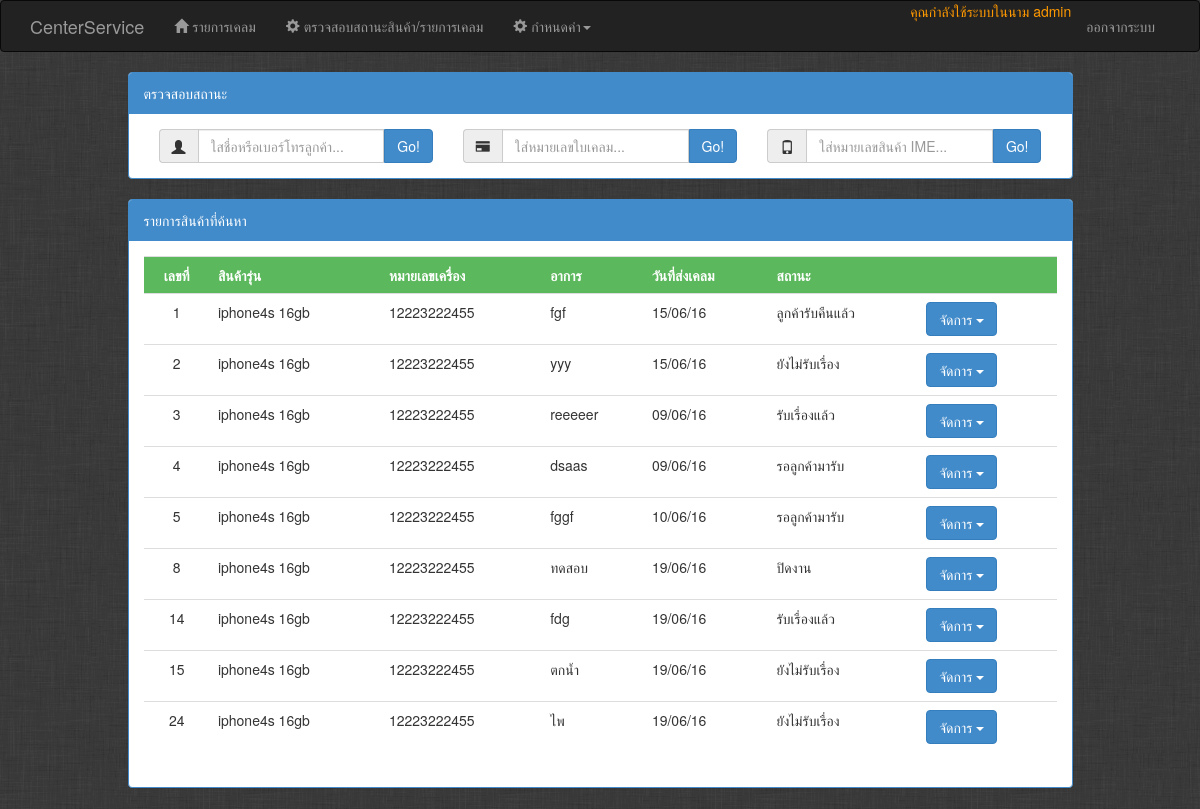
Screenshot of /Admin/Search_job.php?customerime=12223222455 (signed in) with the database file from the repository.
### tables this page shows
CREATE TABLE IF NOT EXISTS `job_service` (
  `id` int(11) NOT NULL AUTO_INCREMENT COMMENT 'หมายเลขใบฝาก',
  `user_id` int(11) NOT NULL COMMENT 'สาขา',
  `employees_id` int(11) NOT NULL COMMENT 'พนักงาน',
  `customers_id` int(11) NOT NULL COMMENT 'รหัสลูกค้า',
  `product_id` int(11) NOT NULL COMMENT 'สินค้า',
  `job_manner` varchar(255) DEFAULT NULL COMMENT 'อาการ',
  `job_details` text COMMENT 'รายละเอียด',
  `attachment` varchar(255) DEFAULT NULL COMMENT 'อุปกรณ์ที่นำมาด้วย',
  `price_service` int(11) DEFAULT '0' COMMENT 'ค่าบริการ',
  `job_note` text COMMENT 'หมายเหตุ',
  `sta_date` datetime DEFAULT NULL COMMENT 'วันที่ส่งเรื่งเคลม',
  `get_date` datetime DEFAULT NULL COMMENT 'วันที่รับเรื่อง',
  `close_date` datetime DEFAULT NULL COMMENT 'วันที่ปิดงาน',
  `wait_date` datetime DEFAULT NULL COMMENT 'วันที่สาขารับคืน',
  `end_date` datetime DEFAULT NULL COMMENT 'วันที่ลูกค้ารับคืน',
  `status` enum('ยังไม่รับเรื่อง','รับเรื่องแล้ว','ปิดงาน','รอลูกค้ามารับ','ลูกค้ารับคืนแล้ว') DEFAULT 'ยังไม่รับเรื่อง' COMMENT 'สถานะ',
  `note_end` text COMMENT 'หมายเหตุการเคลม',
  `totlo_price` int(11) DEFAULT '0' COMMENT 'ยอดที่ต้องชำระทั้งหมด',
  `suppliers_id` int(11) DEFAULT NULL COMMENT 'ศูนย์บริการ',
  PRIMARY KEY (`id`),
  KEY `fk_job_service_employees1_idx` (`employees_id`),
  KEY `fk_job_service_product2_idx` (`product_id`),
  KEY `fk_job_service_user1_idx` (`user_id`),
  KEY `fk_job_service_suppliers1_idx` (`suppliers_id`),
  KEY `fk_job_service_customers1_idx` (`customers_id`)
);

CREATE TABLE IF NOT EXISTS `product` (
  `id` int(11) NOT NULL AUTO_INCREMENT COMMENT 'รหัส',
  `product_category_id` int(11) NOT NULL COMMENT 'ประเภทสินค้า',
  `brand_id` int(11) NOT NULL COMMENT 'ยี่ห้อ',
  `model` varchar(255) NOT NULL COMMENT 'รุ่น',
  `color_id` int(11) NOT NULL COMMENT 'สี',
  `ime` varchar(45) NOT NULL COMMENT 'หมายเลขสินค้า',
  `customers_id` int(11) NOT NULL COMMENT 'รหัสลูกค้า',
  PRIMARY KEY (`id`),
  UNIQUE KEY `ime_UNIQUE` (`ime`),
  KEY `fk_product_product_category1_idx` (`product_category_id`),
  KEY `fk_product_brand1_idx` (`brand_id`),
  KEY `fk_product_color1_idx` (`color_id`),
  KEY `fk_product_customers1_idx` (`customers_id`)
);

### Admin/Search_job.php (the view, shortened to what this page needs)
<?php
include 'header.php';
include 'nav.php';
include '../dbconn.php';
?>
<div class="container">
    <div class="row">
        <div class="col-md-1"></div>
        <div class="col-md-10">
            <div class="panel panel-primary">
                <div class="panel-heading">ตรวจสอบสถานะ
                </div>
                <div class="panel-body">
                  <form method="post" action="<?php echo $_SERVER['PHP_SELF'];?>" class="form-inline">
                      <div class="col-md-4">
                           <div class="form-group">
                            <div class="input-group">
                               <div class="input-group-addon" id="sizing-addon3"><span class="glyphicon glyphicon-user"  ></span></div>
                               <input type="text" class="form-control" name="customermane" placeholder="ใสชื่อหรือเบอร์โทรลูกค้า...">
                                <span class="input-group-btn">
                                    <button class="btn btn-primary" type="submit">Go!</button>
                                </span>
                            </div>
                          </div>
                      </div>
                  </form>
                  <form method="GET" action="<?php echo $_SERVER['PHP_SELF'];?>" class="form-inline">
                        <div class="col-md-4">
                              <div class="input-group">
                                <div class="input-group-addon" id="sizing-addon3"><span class="glyphicon glyphicon-credit-card"  ></span></div>
                                <input type="text" class="form-control" name="jobid" placeholder="ใส่หมายเลขใบเคลม...">
                                <span class="input-group-btn">
                                    <button class="btn btn-primary" type="submit">Go!</button>
                                </span>
                              </div>
                        </div>
                  </form>
                  <form method="GET" action="<?php echo $_SERVER['PHP_SELF'];?>" class="form-inline">
                        <div class="col-md-4">
                              <div class="input-group">
                                <div class="input-group-addon" id="sizing-addon3"><span class="glyphicon glyphicon-phone"  ></span></div>
                                <input type="text" class="form-control" name="customerime" placeholder="ใส่หมายเลขสินค้า IME...">
                                <span class="input-group-btn">
                                    <button class="btn btn-primary" type="submit">Go!</button>
                                </span>
                              </div>
                        </div>
                  </form>
                </div>
            </div>
        </div>
        <div class="col-md-1"></div>
    </div>
    <div class="row">
        <div class="col-md-1"></div>
        <div class="col-md-10">
            <?php
        if(isset($_GET['customerime']))
            {
            $cime=$_GET['customerime'];
            $sqli5 = "SELECT * FROM product WHERE ime LIKE '$cime%' ORDER BY ime ASC ";
            $resulti5 = $conn->query($sqli5);
            $rsi5=mysqli_fetch_array($resulti5);
             $sqli23 = "SELECT * FROM job_service where product_id='$rsi5[id]'";
             $resulti23 = $conn->query($sqli23) ;
        ?>
        <div class="panel panel-primary">
                <div class="panel-heading">รายการสินค้าที่ค้นหา</div>
                <div class="panel-body">
                    <table class="table table-success table-hover">
                            <tr class="btn-success">
                                <th while="5%"><center>เลขที่</center></th>
                                <th while="25%">สินค้ารุ่น</th>
                                <th while="20%">หมายเลขเครื่อง</th>
                                <th while="20%">อาการ</th>
                                <th while="10%">วันที่ส่งเคลม</th>
                                <th while="10%">สถานะ</th>
                                <th while="10%"></th>
                            </tr>
                            <?php while($rsi23=mysqli_fetch_array($resulti23)){
                                $date1 = date_create($rsi23['sta_date']);
                            ?>
                            <tr>
                                <td><center><?php echo $rsi23['id'];?></center></td>
                                <td><?php echo $rsi5['model'];?></td>
                                <td><?php echo $rsi5['ime'];?></td>
                                <td><?php echo $rsi23['job_manner'];?></td>
                                <td><?php echo date_format($date1,'d/m/y');?></td>
                                <td><?php echo $rsi23['status'];?></td>
                                <td>
                                    <div class="btn-group">
						  <button type="button" class="btn btn-primary dropdown-toggle" data-toggle="dropdown" aria-haspopup="true" aria-expanded="false">
						    จัดการ <span class="caret"></span>
						  </button>
                                    </div>
                                  </td>
                            </tr>
                    <?php
            }}
                    ?>
                        </table>
                </div>
            </div>
                </div>
                </div>
        </div>
        </div>
<?php
include '../footer.php'
?>

### rows the page displays
job_service: id "1", product.model "iphone4s 16gb", product.ime "12223222455", job_manner "fgf", sta_date "15/06/16", status "ลูกค้ารับคืนแล้ว"
job_service: id "2", product.model "iphone4s 16gb", product.ime "12223222455", job_manner "yyy", sta_date "15/06/16", status "ยังไม่รับเรื่อง"
job_service: id "3", product.model "iphone4s 16gb", product.ime "12223222455", job_manner "reeeeer", sta_date "09/06/16", status "รับเรื่องแล้ว"
job_service: id "4", product.model "iphone4s 16gb", product.ime "12223222455", job_manner "dsaas", sta_date "09/06/16", status "รอลูกค้ามารับ"
job_service: id "5", product.model "iphone4s 16gb", product.ime "12223222455", job_manner "fggf", sta_date "10/06/16", status "รอลูกค้ามารับ"
job_service: id "8", product.model "iphone4s 16gb", product.ime "12223222455", job_manner "ทดสอบ", sta_date "19/06/16", status "ปิดงาน"
job_service: id "14", product.model "iphone4s 16gb", product.ime "12223222455", job_manner "fdg", sta_date "19/06/16", status "รับเรื่องแล้ว"
job_service: id "15", product.model "iphone4s 16gb", product.ime "12223222455", job_manner "ตกน้ำ", sta_date "19/06/16", status "ยังไม่รับเรื่อง"
job_service: id "24", product.model "iphone4s 16gb", product.ime "12223222455", job_manner "ไพ", sta_date "19/06/16", status "ยังไม่รับเรื่อง"

### other values shown
$_SESSION['user']['username'] "admin"
